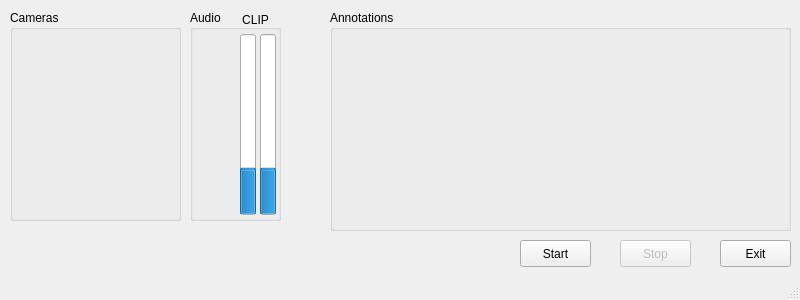
<?xml version="1.0" encoding="UTF-8"?>
<ui version="4.0">
 <class>MainDialogClass</class>
 <widget class="QMainWindow" name="MainDialogClass">
  <property name="geometry">
   <rect>
    <x>0</x>
    <y>0</y>
    <width>800</width>
    <height>300</height>
   </rect>
  </property>
  <property name="sizePolicy">
   <sizepolicy hsizetype="Fixed" vsizetype="Fixed">
    <horstretch>0</horstretch>
    <verstretch>0</verstretch>
   </sizepolicy>
  </property>
  <property name="minimumSize">
   <size>
    <width>800</width>
    <height>300</height>
   </size>
  </property>
  <property name="maximumSize">
   <size>
    <width>800</width>
    <height>300</height>
   </size>
  </property>
  <property name="windowTitle">
   <string>MEG Video Recording Station</string>
  </property>
  <widget class="QWidget" name="centralwidget">
   <widget class="QPushButton" name="startButton">
    <property name="geometry">
     <rect>
      <x>520</x>
      <y>240</y>
      <width>71</width>
      <height>27</height>
     </rect>
    </property>
    <property name="text">
     <string>Start</string>
    </property>
   </widget>
   <widget class="QPushButton" name="stopButton">
    <property name="enabled">
     <bool>false</bool>
    </property>
    <property name="geometry">
     <rect>
      <x>620</x>
      <y>240</y>
      <width>71</width>
      <height>27</height>
     </rect>
    </property>
    <property name="text">
     <string>Stop</string>
    </property>
   </widget>
   <widget class="QGroupBox" name="audioGroupBox">
    <property name="geometry">
     <rect>
      <x>190</x>
      <y>10</y>
      <width>91</width>
      <height>211</height>
     </rect>
    </property>
    <property name="title">
     <string>Audio</string>
    </property>
    <widget class="QProgressBar" name="levelLeft">
     <property name="geometry">
      <rect>
       <x>50</x>
       <y>24</y>
       <width>16</width>
       <height>181</height>
      </rect>
     </property>
     <property name="value">
      <number>24</number>
     </property>
     <property name="textVisible">
      <bool>false</bool>
     </property>
     <property name="orientation">
      <enum>Qt::Vertical</enum>
     </property>
    </widget>
    <widget class="QProgressBar" name="levelRight">
     <property name="geometry">
      <rect>
       <x>70</x>
       <y>24</y>
       <width>16</width>
       <height>181</height>
      </rect>
     </property>
     <property name="value">
      <number>24</number>
     </property>
     <property name="textVisible">
      <bool>false</bool>
     </property>
     <property name="orientation">
      <enum>Qt::Vertical</enum>
     </property>
    </widget>
    <widget class="QLabel" name="levelTopLabel">
     <property name="geometry">
      <rect>
       <x>0</x>
       <y>20</y>
       <width>41</width>
       <height>20</height>
      </rect>
     </property>
     <property name="text">
      <string/>
     </property>
     <property name="alignment">
      <set>Qt::AlignRight|Qt::AlignTrailing|Qt::AlignVCenter</set>
     </property>
    </widget>
    <widget class="QLabel" name="levelBottomLabel">
     <property name="geometry">
      <rect>
       <x>0</x>
       <y>100</y>
       <width>41</width>
       <height>20</height>
      </rect>
     </property>
     <property name="text">
      <string/>
     </property>
     <property name="alignment">
      <set>Qt::AlignRight|Qt::AlignTrailing|Qt::AlignVCenter</set>
     </property>
    </widget>
    <widget class="QLabel" name="clipLabel">
     <property name="geometry">
      <rect>
       <x>50</x>
       <y>0</y>
       <width>31</width>
       <height>20</height>
      </rect>
     </property>
     <property name="text">
      <string>CLIP</string>
     </property>
     <property name="alignment">
      <set>Qt::AlignCenter</set>
     </property>
    </widget>
   </widget>
   <widget class="QGroupBox" name="videoGroupBox">
    <property name="geometry">
     <rect>
      <x>10</x>
      <y>10</y>
      <width>171</width>
      <height>211</height>
     </rect>
    </property>
    <property name="title">
     <string>Cameras</string>
    </property>
    <widget class="QWidget" name="verticalLayoutWidget">
     <property name="geometry">
      <rect>
       <x>0</x>
       <y>20</y>
       <width>171</width>
       <height>191</height>
      </rect>
     </property>
     <layout class="QVBoxLayout" name="videoVerticalLayout">
      <property name="spacing">
       <number>0</number>
      </property>
     </layout>
    </widget>
   </widget>
   <widget class="QPushButton" name="exitButton">
    <property name="geometry">
     <rect>
      <x>720</x>
      <y>240</y>
      <width>71</width>
      <height>27</height>
     </rect>
    </property>
    <property name="text">
     <string>Exit</string>
    </property>
   </widget>
   <widget class="QGroupBox" name="markersGroupBox">
    <property name="geometry">
     <rect>
      <x>330</x>
      <y>10</y>
      <width>461</width>
      <height>221</height>
     </rect>
    </property>
    <property name="title">
     <string>Annotations</string>
    </property>
    <widget class="MarkersWidget" name="markersWidget" native="true">
     <property name="geometry">
      <rect>
       <x>0</x>
       <y>30</y>
       <width>461</width>
       <height>191</height>
      </rect>
     </property>
    </widget>
   </widget>
   <zorder>startButton</zorder>
   <zorder>stopButton</zorder>
   <zorder>audioGroupBox</zorder>
   <zorder>videoGroupBox</zorder>
   <zorder>exitButton</zorder>
   <zorder>verticalLayoutWidget</zorder>
   <zorder>markersGroupBox</zorder>
  </widget>
  <widget class="QStatusBar" name="statusBar"/>
 </widget>
 <customwidgets>
  <customwidget>
   <class>MarkersWidget</class>
   <extends>QWidget</extends>
   <header>markerswidget.h</header>
   <container>1</container>
  </customwidget>
 </customwidgets>
 <resources/>
 <connections>
  <connection>
   <sender>startButton</sender>
   <signal>clicked()</signal>
   <receiver>MainDialogClass</receiver>
   <slot>onStartRec()</slot>
   <hints>
    <hint type="sourcelabel">
     <x>56</x>
     <y>993</y>
    </hint>
    <hint type="destinationlabel">
     <x>649</x>
     <y>509</y>
    </hint>
   </hints>
  </connection>
  <connection>
   <sender>stopButton</sender>
   <signal>clicked()</signal>
   <receiver>MainDialogClass</receiver>
   <slot>onStopRec()</slot>
   <hints>
    <hint type="sourcelabel">
     <x>176</x>
     <y>993</y>
    </hint>
    <hint type="destinationlabel">
     <x>649</x>
     <y>509</y>
    </hint>
   </hints>
  </connection>
  <connection>
   <sender>exitButton</sender>
   <signal>clicked()</signal>
   <receiver>MainDialogClass</receiver>
   <slot>onExit()</slot>
   <hints>
    <hint type="sourcelabel">
     <x>346</x>
     <y>193</y>
    </hint>
    <hint type="destinationlabel">
     <x>204</x>
     <y>109</y>
    </hint>
   </hints>
  </connection>
 </connections>
 <slots>
  <slot>onStartRec()</slot>
  <slot>onStopRec()</slot>
  <slot>onShutterChanged(int)</slot>
  <slot>onGainChanged(int)</slot>
  <slot>onExit()</slot>
 </slots>
</ui>
